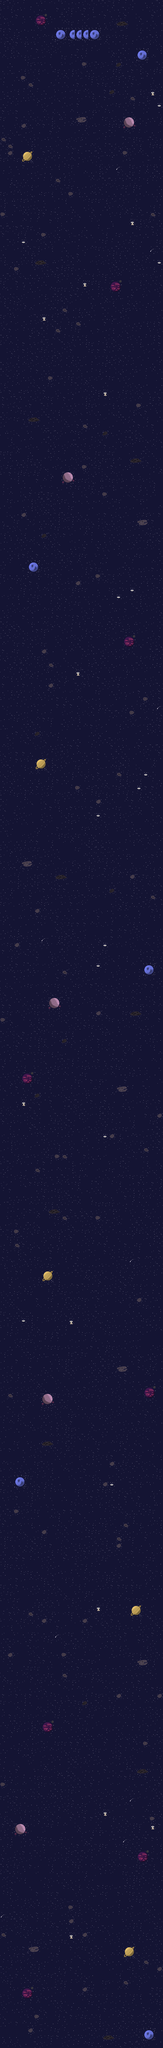

Rendered tile map (Tiled .tmx) drawn with the repository's tilesets; below, a short description and the map source with its tile grids summarised:
An orthogonal 24x300 tile map with 32x32 px tiles, 1 tile layer (space), 3 tilesets.

<map version="1.10" tiledversion="1.10.2" orientation="orthogonal" renderorder="right-down" width="24" height="300" tilewidth="32" tileheight="32" infinite="0" nextlayerid="2" nextobjectid="1">
 <tileset firstgid="1" name="spaceObjects" tilewidth="32" tileheight="32" tilecount="16" columns="4">
  <image source="spaceObjects.PNG" width="128" height="128" />
 </tileset>
 <tileset firstgid="17" name="planets" tilewidth="32" tileheight="32" tilecount="16" columns="4">
  <image source="planets.PNG" width="128" height="128" />
 </tileset>
 <tileset firstgid="33" name="stars" tilewidth="32" tileheight="32" tilecount="16" columns="4">
  <image source="stars.png" width="128" height="128" />
 </tileset>
 <layer id="1" name="space" width="24" height="300">
  <data>[7200 cells, 7200 non-empty, 44 distinct tile ids]</data>
 </layer>
</map>
